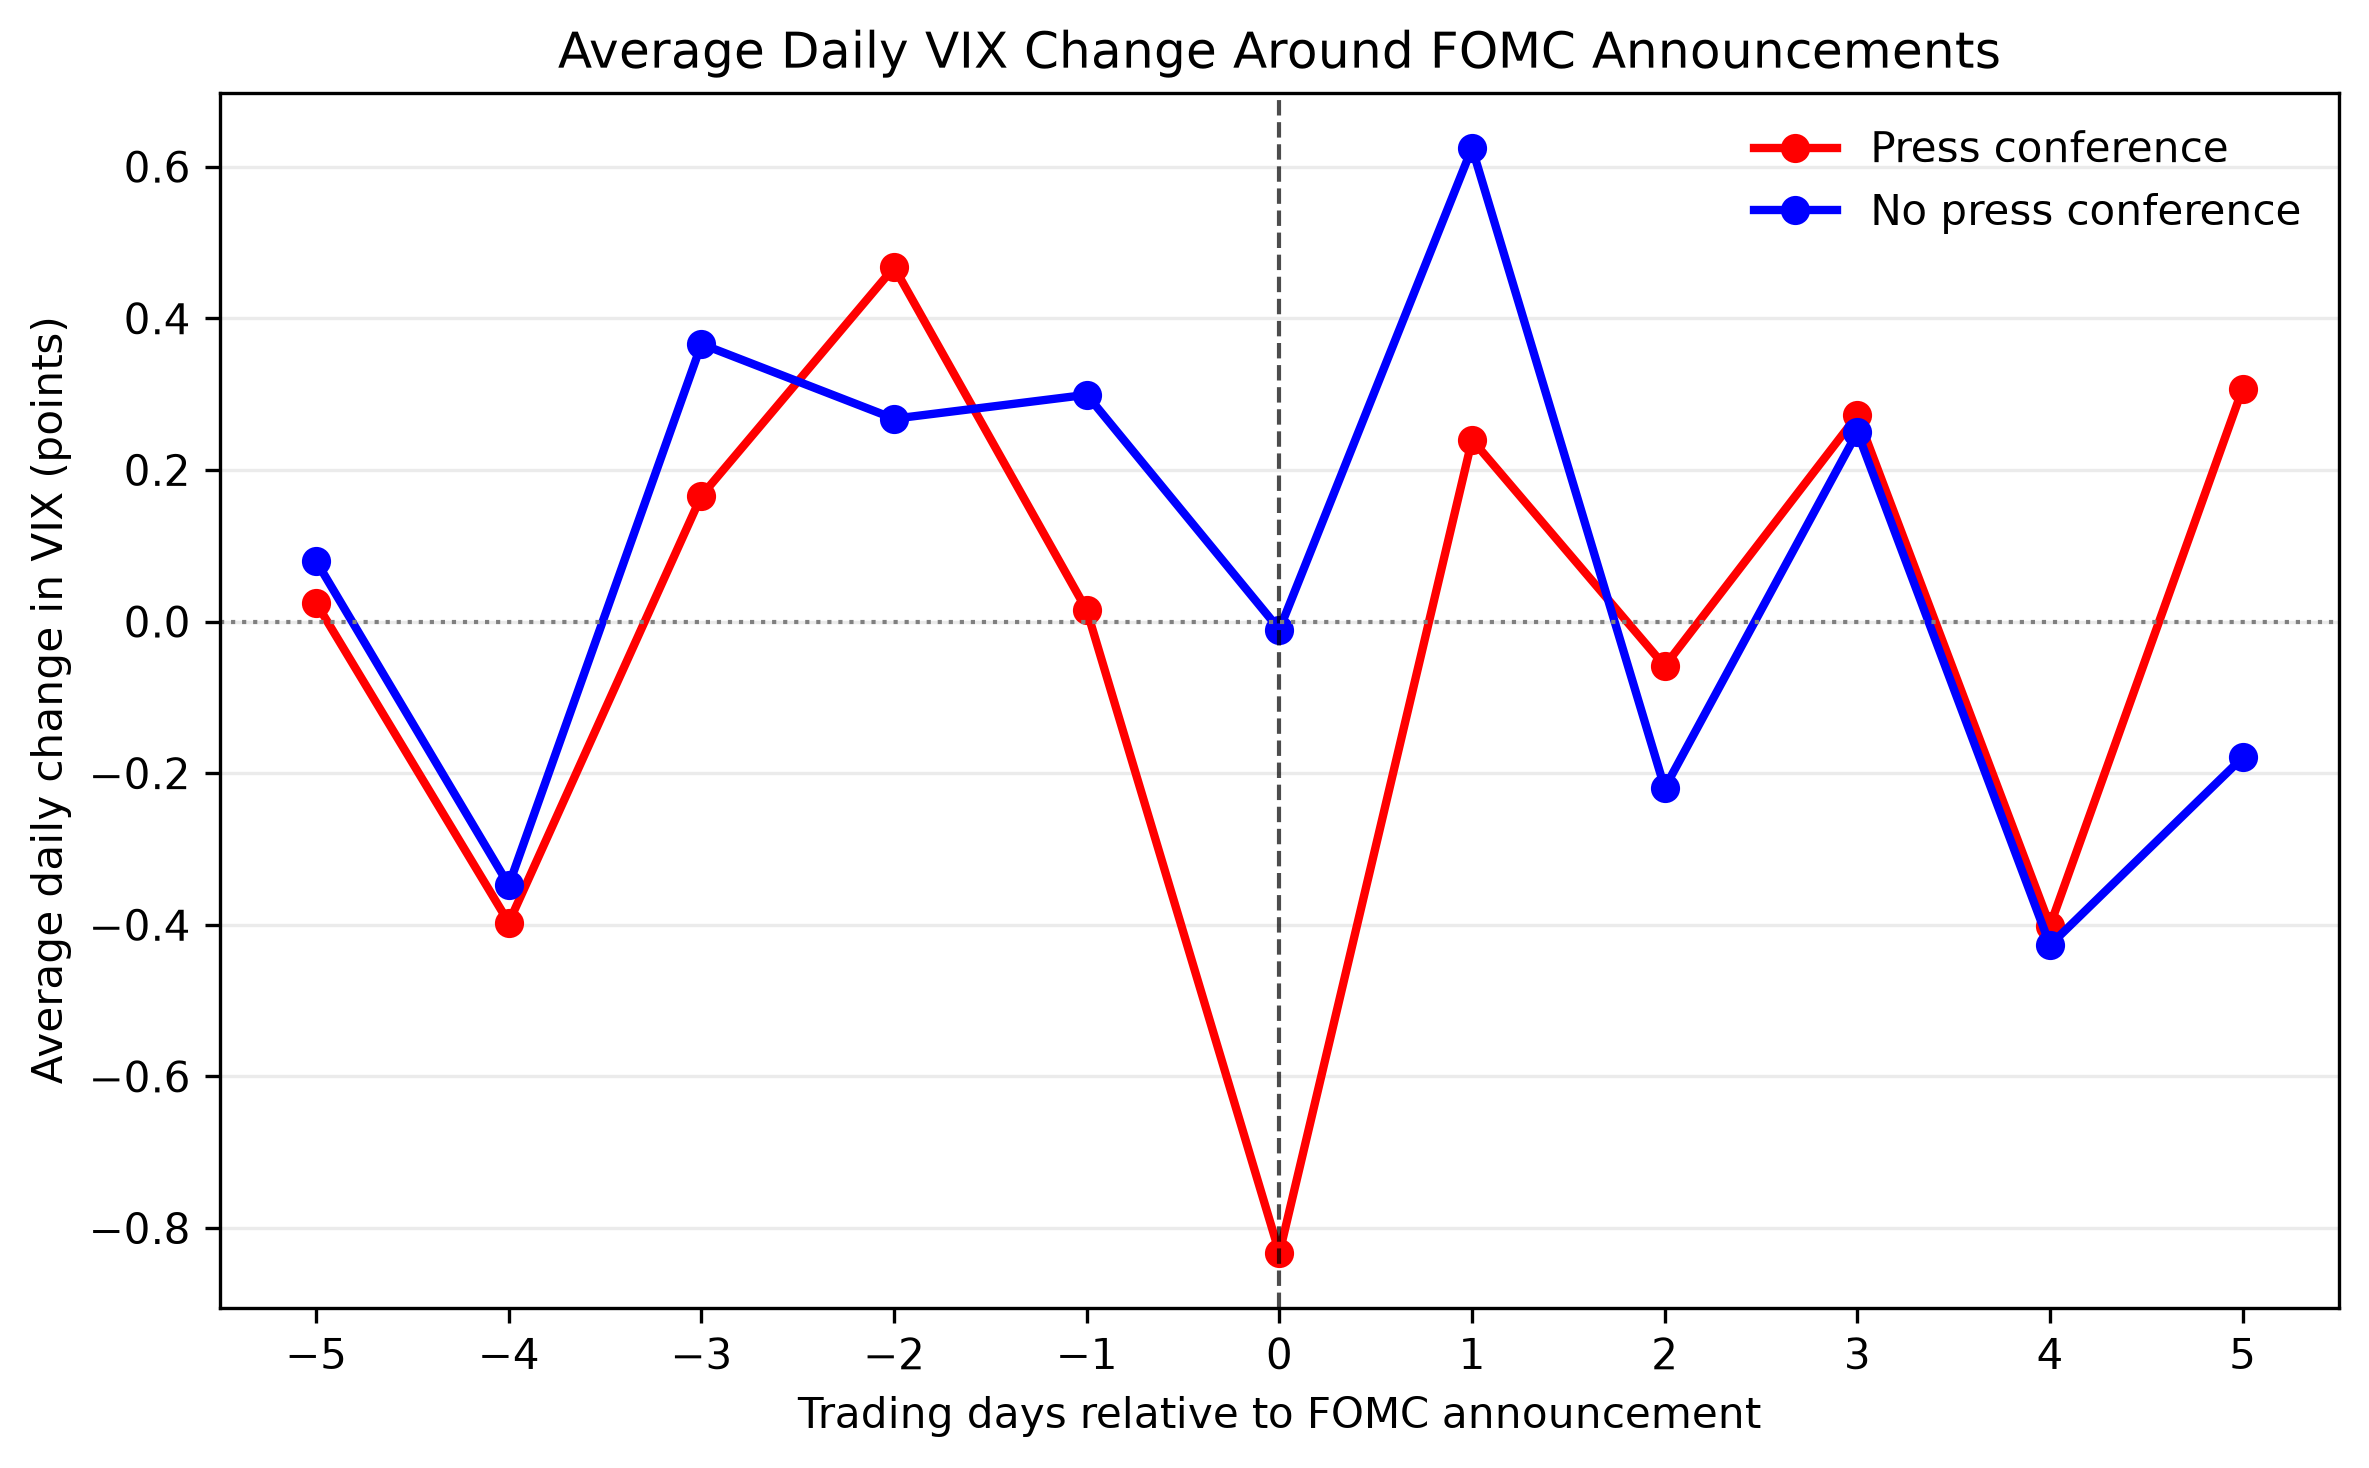

Here is the Python script that generated this plot:
"""Plot average daily VIX changes around FOMC announcements."""

from __future__ import annotations

import argparse
import os
from pathlib import Path

import matplotlib
import pandas as pd
from dotenv import load_dotenv

matplotlib.use("Agg")
import matplotlib.pyplot as plt  # noqa: E402

load_dotenv()

DATA_DIR = os.getenv("DATADIR")
if not DATA_DIR:
    raise RuntimeError("DATADIR must be set in .env or the environment")

WINDOW = 5
VIX_DATA = Path(DATA_DIR) / "sp500_vix_daily.parquet"
FOMC_DATA = Path(DATA_DIR) / "fomc_dates.parquet"
DEFAULT_OUTPUT = Path("src/figures/vix_plot.png")


def load_data(
    vix_path: Path = VIX_DATA,
    fomc_path: Path = FOMC_DATA,
) -> tuple[pd.DataFrame, pd.DataFrame]:
    """Load and validate the VIX and FOMC Parquet datasets."""
    missing = [path for path in (vix_path, fomc_path) if not path.exists()]
    if missing:
        missing_text = ", ".join(str(path) for path in missing)
        raise FileNotFoundError(f"required data file(s) not found: {missing_text}")

    prices = pd.read_parquet(vix_path)
    meetings = pd.read_parquet(fomc_path)

    if "vix_close" not in prices.columns:
        raise ValueError(f"{vix_path} does not contain a vix_close column")
    if not {"date", "PC"}.issubset(meetings.columns):
        raise ValueError(f"{fomc_path} must contain date and PC columns")

    prices.index = pd.to_datetime(prices.index).tz_localize(None).normalize()
    prices = prices.sort_index()
    meetings = meetings.loc[:, ["date", "PC"]].copy()
    meetings["date"] = pd.to_datetime(meetings["date"]).dt.normalize()

    invalid_flags = set(meetings["PC"].dropna().unique()) - {0, 1}
    if invalid_flags:
        raise ValueError(f"PC must contain only 0 and 1; found {invalid_flags}")

    return prices, meetings.sort_values("date", ignore_index=True)


def build_event_window(
    prices: pd.DataFrame,
    meetings: pd.DataFrame,
    window: int = WINDOW,
) -> pd.DataFrame:
    """Return daily VIX changes for each meeting's trading-day event window."""
    if window < 0:
        raise ValueError("window must be nonnegative")
    if prices.index.has_duplicates:
        raise ValueError("VIX data contains duplicate dates")

    vix_change = prices["vix_close"].astype(float).diff()
    trading_dates = prices.index
    records: list[dict[str, object]] = []

    for meeting in meetings.itertuples(index=False):
        meeting_date = pd.Timestamp(meeting.date)
        if meeting_date not in trading_dates:
            raise ValueError(f"FOMC date {meeting_date.date()} is not in VIX data")

        position = trading_dates.get_loc(meeting_date)
        if not isinstance(position, int):
            raise ValueError(f"FOMC date {meeting_date.date()} is not unique")

        start = position - window
        stop = position + window + 1
        if start < 0 or stop > len(vix_change):
            raise ValueError(
                f"VIX data does not cover the full window around "
                f"{meeting_date.date()}"
            )

        changes = vix_change.iloc[start:stop]
        if changes.isna().any():
            raise ValueError(
                f"VIX changes contain missing values around {meeting_date.date()}"
            )

        for event_day, change in zip(
            range(-window, window + 1),
            changes,
            strict=True,
        ):
            records.append(
                {
                    "meeting_date": meeting_date,
                    "event_day": event_day,
                    "vix_change": float(change),
                    "PC": int(meeting.PC),
                }
            )

    return pd.DataFrame.from_records(records)


def average_vix_changes(event_window: pd.DataFrame) -> pd.DataFrame:
    """Average VIX changes by event day and press-conference status."""
    return (
        event_window.groupby(["event_day", "PC"], as_index=False)
        .agg(average_vix_change=("vix_change", "mean"), meetings=("vix_change", "size"))
        .sort_values(["PC", "event_day"], ignore_index=True)
    )


def plot_vix_changes(
    averages: pd.DataFrame,
    output: Path = DEFAULT_OUTPUT,
) -> Path:
    """Plot the two event-study series and save the figure."""
    fig, ax = plt.subplots(figsize=(8, 5))
    styles = {
        1: ("Press conference", "red"),
        0: ("No press conference", "blue"),
    }

    for flag, (label, color) in styles.items():
        series = averages.loc[averages["PC"] == flag]
        if series.empty:
            raise ValueError(f"no meetings found for {label.lower()}")
        ax.plot(
            series["event_day"],
            series["average_vix_change"],
            color=color,
            marker="o",
            linewidth=2,
            label=label,
        )

    ax.axvline(0, color="black", linestyle="--", linewidth=1, alpha=0.7)
    ax.axhline(0, color="gray", linestyle=":", linewidth=1)
    ax.set(
        title="Average Daily VIX Change Around FOMC Announcements",
        xlabel="Trading days relative to FOMC announcement",
        ylabel="Average daily change in VIX (points)",
        xticks=range(-WINDOW, WINDOW + 1),
    )
    ax.legend(frameon=False)
    ax.grid(axis="y", alpha=0.25)
    fig.tight_layout()

    output = output.expanduser().resolve()
    output.parent.mkdir(parents=True, exist_ok=True)
    fig.savefig(output, dpi=300, bbox_inches="tight")
    plt.close(fig)
    return output


def parse_args() -> argparse.Namespace:
    """Parse command-line options."""
    parser = argparse.ArgumentParser(
        description="Plot average VIX changes around FOMC announcements."
    )
    parser.add_argument(
        "--output",
        type=Path,
        default=DEFAULT_OUTPUT,
        help=f"destination image file (default: {DEFAULT_OUTPUT})",
    )
    return parser.parse_args()


def main() -> None:
    """Build the event study and save its figure."""
    args = parse_args()
    prices, meetings = load_data()
    event_window = build_event_window(prices, meetings)
    averages = average_vix_changes(event_window)
    output = plot_vix_changes(averages, args.output)
    print(
        f"Saved VIX event-study figure using {meetings['PC'].eq(1).sum()} "
        f"press-conference and {meetings['PC'].eq(0).sum()} "
        f"non-press-conference meetings to {output}"
    )


if __name__ == "__main__":
    main()
